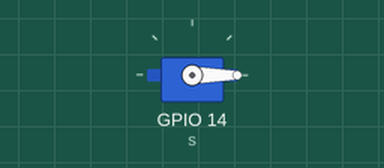
Simulated run of this program. Board: Raspberry Pi (BCM pin numbers). On the bench: servo. Servo angles are drawn from the pulse width (0.5 ms = 0°, 2.5 ms = 180°).

Above: at 0.05 s.
At 4.05 s:
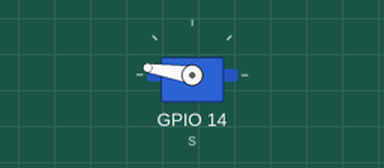
At 8.0 s:
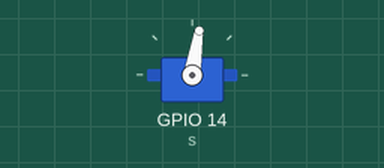
Timing chart, 0 to 10.4 s (numbered marks = the images above):
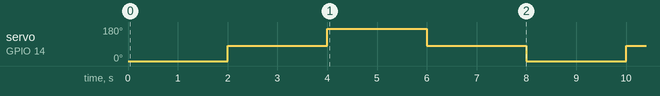

The program:

ex03.py
```python
from gpiozero import AngularServo
from time import sleep

s = AngularServo(14, min_angle=0, max_angle=180, min_pulse_width=0.0004, max_pulse_width=0.0024)

while 1:

    # for i in range(0,180,1):
    #     s.angle = i
    #     sleep(0.05)
    s.angle = 0
    sleep(2)

    s.angle = 90
    sleep(2)

    s.angle = 180
    sleep(2)

    s.angle = 90
    sleep(2)
```

Measured:
- by itself, servo on GPIO 14 (s): repeats every 8.0 s: 171° 2.0 s, 81° 2.0 s, 0° 2.0 s, 81° 2.0 s
